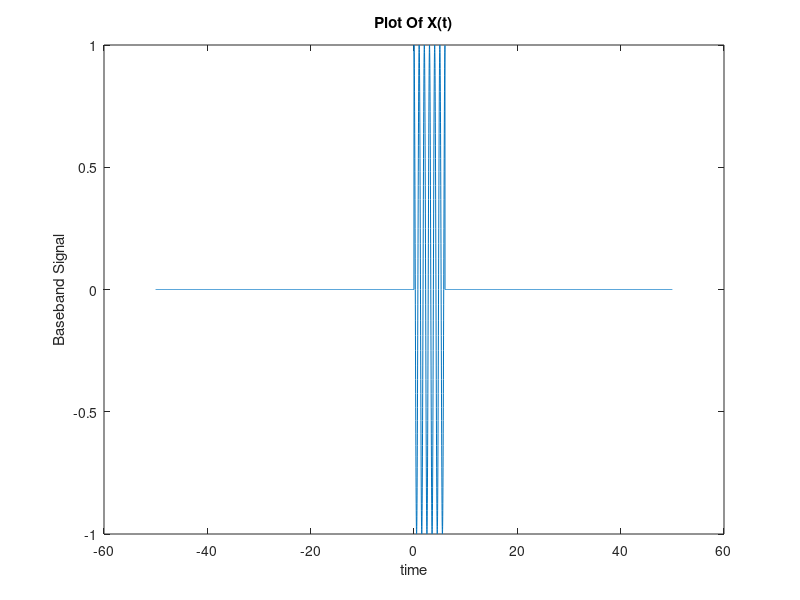
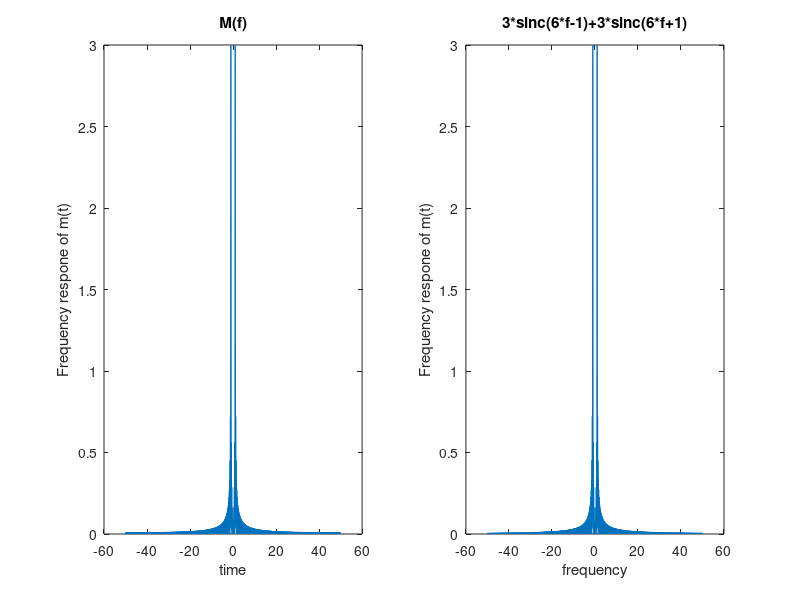

Recreate these plots in MATLAB, in order.
clc;
clear;
close all

###########################    Time Domain    ###########################

ts = 0.01;                   %Time step
T = 100;                     %simulation time
N = ceil(T/ts);              %number of time samples
t = -(N/2)*ts : ts : ((N-1)/2)*ts;       %time vector

###########################  frequency domain  ##########################

fs = 100;   %1/ts
df = 0.01;  %fs/N
if (rem(N,2)==0)
  f = -(0.5*fs): df : (0.5*fs-df);
else
  f = -(0.5*fs-0.5*df): df : (0.5*fs-0.5*df);
end

###########################  BaseBand Signal  ###########################

m = zeros(size(t));
m(t >= 0 & t < 6) = cos( 2*pi*t(t >= 0 & t < 6));     % m(t) = cos(2*pi*t) 0<= t <= 6


figure(1)
plot(t,m);
xlabel('time');
ylabel('Baseband Signal');
title('Plot Of X(t)');

#################  frequency respone of base band signal  #################

M = fftshift(fft(m))*ts;
Analytical = 3*sinc(6*(f-1))+3*sinc(6*(f+1));

##############################    plotting   ##############################

figure(2)
subplot(1,2,1)
plot(f,abs(M));
xlabel('time');
ylabel('Frequency respone of m(t)');
title('M(f)');
subplot(1,2,2)
plot(f,abs(Analytical));
xlabel('frequency');
ylabel('Frequency respone of m(t)');
title('3*sinc(6*f-1)+3*sinc(6*f+1)');


############################        Bandwidth       #########################

Total_Energy_in_Freq = sum(abs(M).^2)*df;      % ∑ M^2 df

zero_freq = find(f==0);   %since the spectrum is even around the y-axis, we need to find the component number in the middle at f==0
Energy_accumulator=0;
for(index = zero_freq : length(f) )
  Energy_accumulator =  Energy_accumulator + (abs(M(index)).^2)*df;   %accumulating the energy of all components until we reach the end of the spectrum
  if(Energy_accumulator >= (0.95/2)*Total_Energy_in_Freq); %0.95/2 because we are calculating the power of the right half of the spectrum so the total power is expected to be 50%
    Bandwidth = f(index)
    break
  end
end
